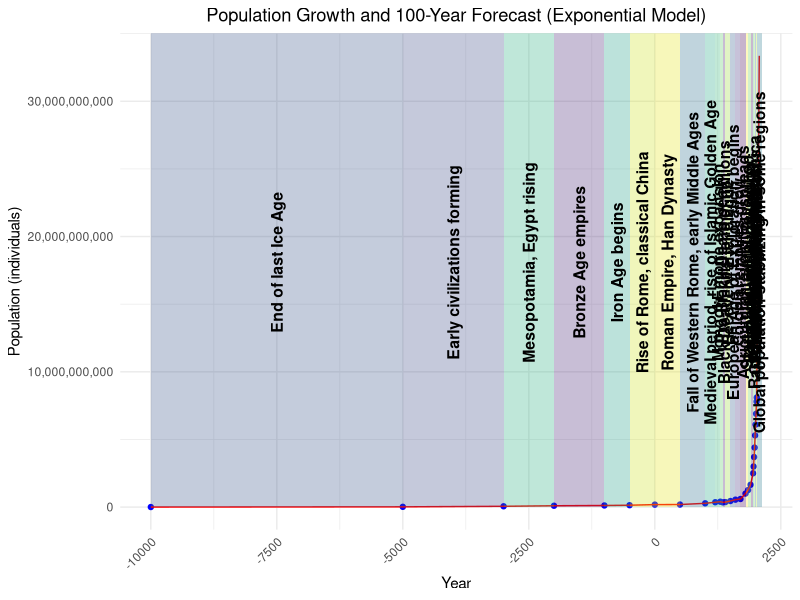

Reproduce this figure in R.
# Load necessary libraries
library(tidyverse)
library(forecast)
library(scales)  # For formatting the y-axis labels

# Create the dataset with population in millions converted to full numbers
data <- tibble(
  Year = c(-10000, -5000, -3000, -2000, -1000, -500, 1, 500, 1000, 1200, 1300, 1350, 1400, 1500, 1600, 1700, 1800, 1850, 1900, 1950, 1960, 1970, 1980, 1990, 2000, 2010, 2020, 2024),
  Population = c(5, 20, 60, 100, 120, 140, 185, 190, 280, 360, 400, 350, 370, 450, 550, 600, 1000, 1260, 1650, 2500, 3000, 3700, 4400, 5300, 6100, 6900, 7800, 8100) * 1e6,
  Era = c("End of last Ice Age", "Early civilizations forming", "Mesopotamia, Egypt rising", "Bronze Age empires", "Iron Age begins", "Rise of Rome, classical China", 
          "Roman Empire, Han Dynasty", "Fall of Western Rome, early Middle Ages", "Medieval period, rise of Islamic Golden Age", "Mongol Empire expansion", 
          "Pre-Black Death peak", "Black Death kills tens of millions", "Recovery after plague", "European Age of Exploration begins", "Colonial empires grow", 
          "Agricultural revolution spreads", "Start of Industrial Revolution", "Railroads, industrialization", "Before World Wars", "Post-WWII baby boom", 
          "Green Revolution begins", "Rapid development in Asia, Africa", "Global urbanization increases", "Fall of USSR, globalization", "Internet era begins", 
          "Rise of China, mobile tech", "COVID-19 pandemic", "Global population stabilizing in some regions"),
  EraStart = c(-10000, -5000, -3000, -2000, -1000, -500, 1, 500, 1000, 1200, 1300, 1350, 1400, 1500, 1600, 1700, 1800, 1850, 1900, 1950, 1960, 1970, 1980, 1990, 2000, 2010, 2020, 2024),
  EraEnd = c(-5000, -3000, -2000, -1000, -500, 1, 500, 1000, 1200, 1300, 1350, 1400, 1500, 1600, 1700, 1800, 1850, 1900, 1950, 1960, 1970, 1980, 1990, 2000, 2010, 2020, 2024, 2124)
)

# Use Exponential Smoothing (ETS model) for population forecasting
# Fit ETS model to the historical population data
ets_model <- ets(data$Population)

# Forecast the next 100 years (from 2024 to 2124)
forecast_result <- forecast(ets_model, h = 50)

# Generate a data frame with forecasted values
future_years <- tibble(Year = seq(2024, 2123-50, by = 1),
                       Population = forecast_result$mean)

# Combine historical and forecasted data
forecast_data <- bind_rows(data, future_years)

# Set the y-axis drop (250k per label)
label_positions <- seq(max(data$Population) - 250000 * (nrow(data) - 1), 
                       max(data$Population), 
                       by = 250000)

# Ensure that the length of `label_positions` matches the number of eras (28)
label_positions <- label_positions[1:nrow(data)]

# Plot the data with era labels as colored regions
label_positions <- label_positions[1:nrow(data)]

# Shift all label positions up by 10 billion
label_positions <- label_positions + 10e9

# Plot the data with era labels as colored regions
ggplot(forecast_data, aes(x = Year, y = Population)) +
  # Historical data points
  geom_point(data = data, color = "blue") + 
  # Forecasted line
  geom_line(color = "red") + 
  labs(title = "Population Growth and 100-Year Forecast (Exponential Model)", 
       x = "Year", 
       y = "Population (individuals)") +
  theme_minimal() +
  theme(
    plot.title = element_text(hjust = 0.5),
    axis.text.x = element_text(angle = 45, hjust = 1)
  ) +
  # Adding colored regions for eras
  geom_rect(data = data, aes(xmin = EraStart, xmax = EraEnd, ymin = 0, ymax = Inf, fill = Era), alpha = 0.3) +
  # Adding black, bold, era labels (without jitter) in the middle of each colored region
  geom_text(data = data, aes(x = (EraStart + EraEnd) / 2, 
                             y = label_positions, 
                             label = Era),
            size = 4, 
            angle = 90, 
            color = "black", 
            fontface = "bold") +
  scale_fill_viridis_d() +  # Choose a color palette for the eras
  scale_y_continuous(labels = label_comma()) +  # Format the y-axis without scientific notation
  theme(legend.position = "none")